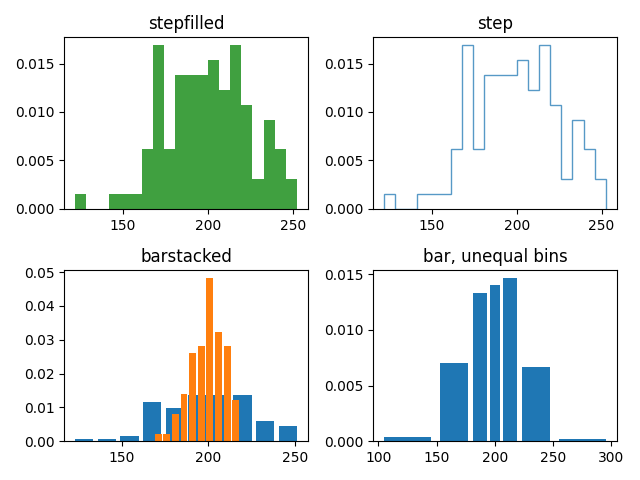

Recreate this plot in Python.
# 引入所需库
import matplotlib.pyplot as plt
import numpy as np
import matplotlib
matplotlib.use('TkAgg')


# 设置随机数种子
np.random.seed(19680801)

# 定义了两个均值mu和标准差sigma
mu_x = 200
sigma_x = 25
mu_w = 200
sigma_w = 10
# 两个大小为100的随机数数组x和w
x = np.random.normal(mu_x, sigma_x, size=100)
w = np.random.normal(mu_w, sigma_w, size=100)


fig, axs = plt.subplots(nrows=2, ncols=2)
# 绘制stepfilled类型的直方图，即在两个连续的条形图之间填充颜色
axs[0, 0].hist(x, 20, density=True, histtype='stepfilled', facecolor='g',
               alpha=0.75)
# 设置标题
axs[0, 0].set_title('stepfilled')
# 绘制step类型的直方图，即只绘制直方图的边框，不填充颜色
axs[0, 1].hist(x, 20, density=True, histtype='step', facecolor='g',
               alpha=0.75)
axs[0, 1].set_title('step')
# 绘制barstacked类型的直方图，即在两个连续的条形图之间填充颜色
axs[1, 0].hist(x, density=True, histtype='barstacked', rwidth=0.8)
axs[1, 0].hist(w, density=True, histtype='barstacked', rwidth=0.8)
axs[1, 0].set_title('barstacked')
# bins参数指定了直方图的边界，使得直方图的宽度不相等
# 绘制bar类型的直方图，即在两个连续的条形图之间填充颜色
bins = [100, 150, 180, 195, 205, 220, 250, 300]
axs[1, 1].hist(x, bins, density=True, histtype='bar', rwidth=0.8)
axs[1, 1].set_title('bar, unequal bins')

# 调整子图之间的间距
fig.tight_layout()
plt.show()
